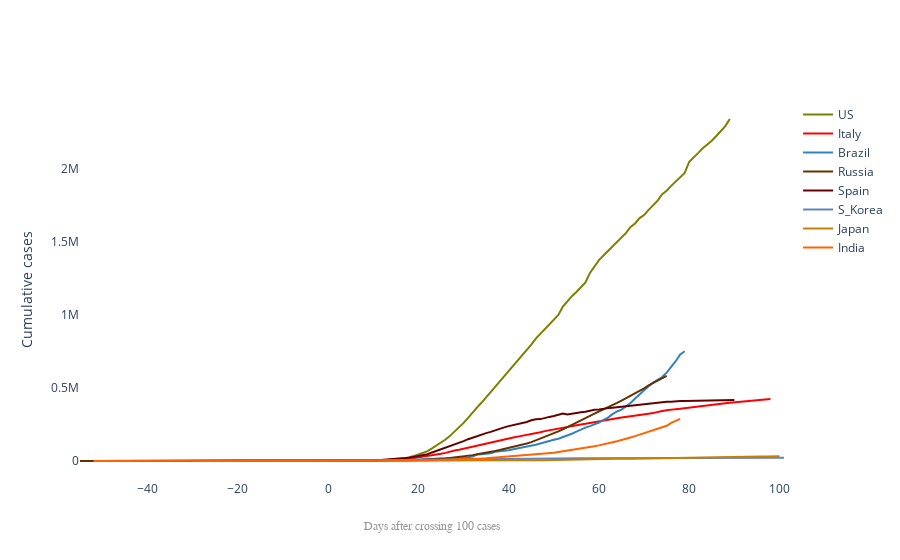

Notebook source saved alongside this figure:
### Code cell
#trend after crossing 100 cases

title = 'Main Source for News'
labels = ["US","Italy","Brazil","Russia","Spain","S_Korea","Japan","India"]
colors = ['rgb(122,128,0)', 'rgb(255,0,0)', 'rgb(49,130,189)','rgb(100,50,0)', 'rgb(100,0,0)', 'rgb(100,130,189)','rgb(200,128,0)', 'rgb(255,100,0)']

mode_size = [10,10,12]
line_size = [2,2,2,2,2,2,2,2]

fig = go.Figure()

countries = [US, Italy, Brazil, Russia, Spain, S_Korea, Japan, India]


for i in countries:
    fig.add_trace(go.Scatter(x=i['days_since_100'],
                         y=i['Total cases'], 
                         mode='lines', 
                         name=labels[int(i.name)],
                         line=dict(color=colors[int(i.name)], width=line_size[int(i.name)]),
                         connectgaps=True))

    
annotations=[]
    
annotations.append(dict(xref='paper', yref='paper', x=0.5, y=-0.1,
                       xanchor='center', yanchor='top',
                       text='Days after crossing 100 cases',
                       font=dict(family='Arial',
                                size=12,
                                color='rgb(150,150,150)'),
                       showarrow=False))

fig.update_layout(annotations=annotations,plot_bgcolor='white',yaxis_title='Cumulative cases')
    
fig.show()
fig.write_html('Cumulative cases.html', auto_open=True)

#opens an html

### Figure 1 — Plotly figure (JSON) as saved in the notebook; plotly's stock layout.template omitted (floating-point values rounded to 4 significant figures; data arrays with more than 128 entries replaced by an {"elided": "..."} marker saying what was removed)
{"data": [{"connectgaps": true, "line": {"color": "rgb(122,128,0)", "width": 2}, "mode": "lines", "name": "US", "type": "scatter", "x": {"elided": "131 int values"}, "y": {"elided": "131 int values"}}, {"connectgaps": true, "line": {"color": "rgb(255,0,0)", "width": 2}, "mode": "lines", "name": "Italy", "type": "scatter", "x": {"elided": "131 int values"}, "y": {"elided": "131 int values"}}, {"connectgaps": true, "line": {"color": "rgb(49,130,189)", "width": 2}, "mode": "lines", "name": "Brazil", "type": "scatter", "x": {"elided": "131 int values"}, "y": {"elided": "131 int values"}}, {"connectgaps": true, "line": {"color": "rgb(100,50,0)", "width": 2}, "mode": "lines", "name": "Russia", "type": "scatter", "x": {"elided": "131 int values"}, "y": {"elided": "131 int values"}}, {"connectgaps": true, "line": {"color": "rgb(100,0,0)", "width": 2}, "mode": "lines", "name": "Spain", "type": "scatter", "x": {"elided": "131 int values"}, "y": {"elided": "131 int values"}}, {"connectgaps": true, "line": {"color": "rgb(100,130,189)", "width": 2}, "mode": "lines", "name": "S_Korea", "type": "scatter", "x": {"elided": "131 int values"}, "y": {"elided": "131 int values"}}, {"connectgaps": true, "line": {"color": "rgb(200,128,0)", "width": 2}, "mode": "lines", "name": "Japan", "type": "scatter", "x": {"elided": "131 int values"}, "y": {"elided": "131 int values"}}, {"connectgaps": true, "line": {"color": "rgb(255,100,0)", "width": 2}, "mode": "lines", "name": "India", "type": "scatter", "x": {"elided": "131 int values"}, "y": {"elided": "131 int values"}}], "layout": {"annotations": [{"font": {"color": "rgb(150,150,150)", "family": "Arial", "size": 12}, "showarrow": false, "text": "Days after crossing 100 cases", "x": 0.5, "xanchor": "center", "xref": "paper", "y": -0.1, "yanchor": "top", "yref": "paper"}], "plot_bgcolor": "white", "yaxis": {"title": {"text": "Cumulative cases"}}}}
